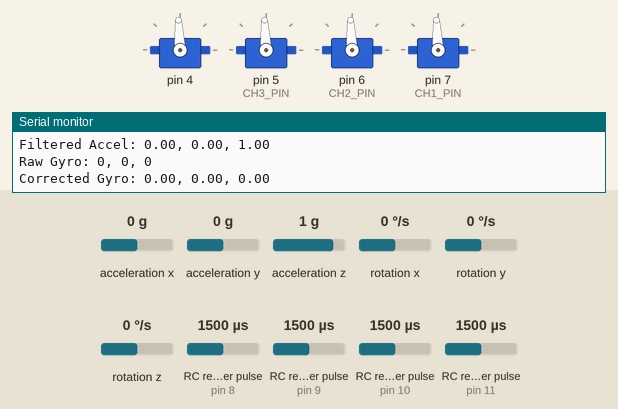
Simulated run of this sketch. Board: Arduino Nano, built with avr-gcc and run on an emulated ATmega328P. Parts: 4 × servo, the last lines printed to the serial monitor. Wiring (inferred from the names in the program): 4 × RC receiver channel: data pin 8 / data pin 9 / data pin 10 / data pin 11; MPU-6050 motion sensor at I2C address 0x68. Inputs (shaded band) come from the test bench; at power-on: acceleration x 0 g, RC receiver pulse (sensors on pin 11, pin 10, pin 8, pin 9) 1500 µs, acceleration y 0 g, acceleration z 1 g, rotation x 0 °/s, rotation y 0 °/s, rotation z 0 °/s.

Above: at 6.5 s.
6.6 s: acceleration x set to -1.4 g
At 7.6 s:
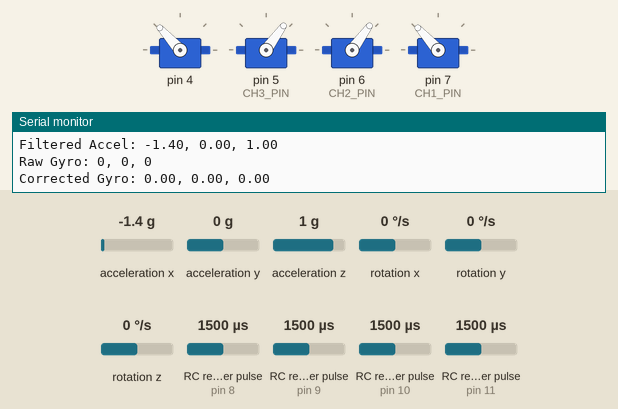
9.6 s: RC receiver pulse (sensor on pin 11) set to 1250 µs
At 10.1 s:
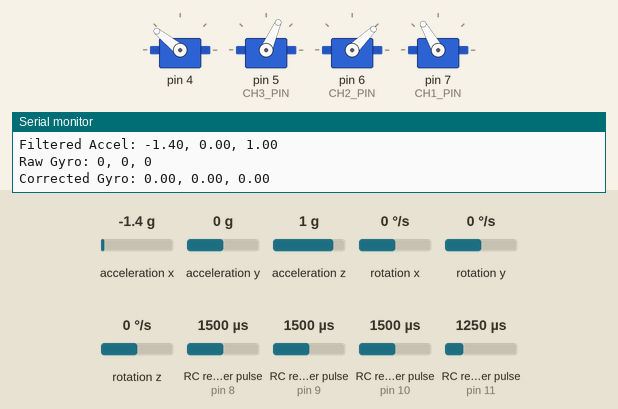
12.6 s: acceleration y set to -1.4 g
At 14.6 s:
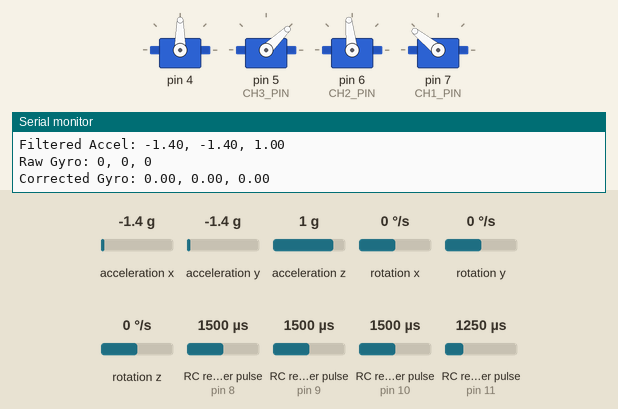
15.6 s: RC receiver pulse (sensor on pin 10) set to 1980 µs
At 18.1 s:
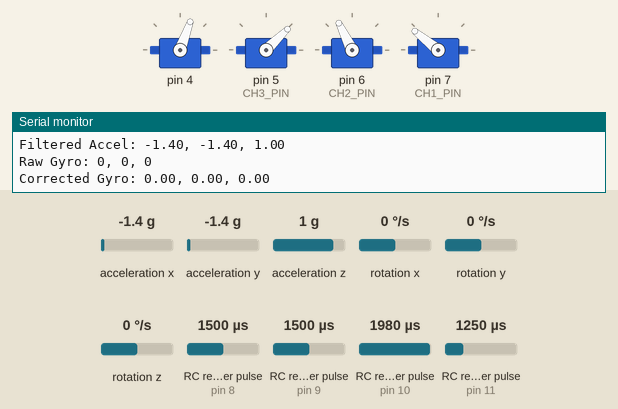
18.6 s: acceleration z set to -1.4 g
At 18.86 s:
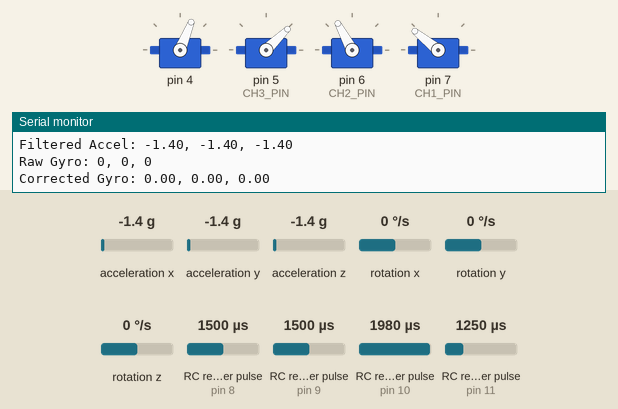
21.6 s: RC receiver pulse (sensor on pin 8) set to 1020 µs
At 22.0 s:
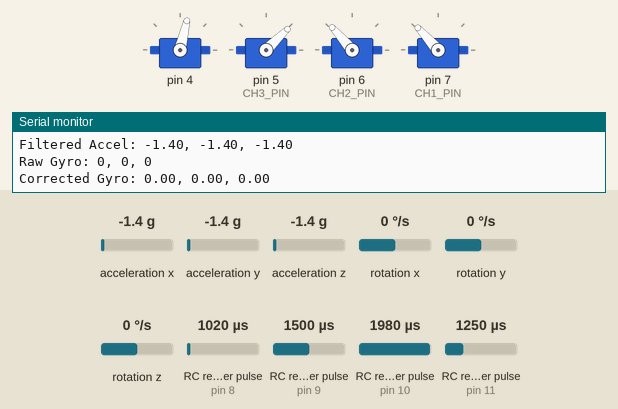
Timing chart, 0 to 24.1 s (numbered marks = the images above; inputs shaded):
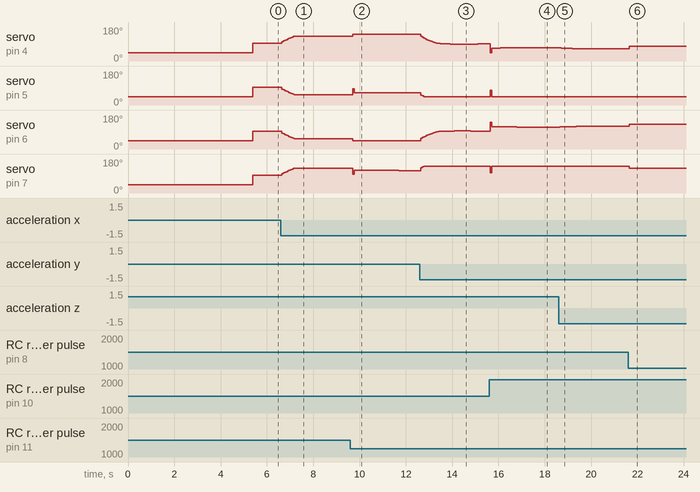

The sketch:

mpu_test1.ino
```cpp
// Flight controller: MPU6050 (Kalman) + Angle-mode PID + Motor mixing
// Pins: CH1 Roll -> 11, CH2 Pitch -> 10, CH3 Throttle -> 9, CH4 Yaw -> 8
// Motors: M1 4 (FR CW), M2 5 (RR CCW), M3 6 (RL CW), M4 7 (FL CCW)
// MPU6050: SDA -> A4, SCL -> A5, INT -> D2 (INT not used here)

#include <Wire.h>
#include <Servo.h>

// ===== Pins =====
const uint8_t CH1_PIN = 11;  // Roll (RC)
const uint8_t CH2_PIN = 10;  // Pitch (RC)
const uint8_t CH3_PIN = 9;   // Throttle (RC)
const uint8_t CH4_PIN = 8;   // Yaw (RC)

const uint8_t M1_PIN = 4;  // Front Right (CW)
const uint8_t M2_PIN = 5;  // Rear  Right (CCW)
const uint8_t M3_PIN = 6;  // Rear  Left  (CW)
const uint8_t M4_PIN = 7;  // Front Left (CCW)

Servo m1, m2, m3, m4;

// ===== ESC limits and RC midpoint =====
const int ESC_MIN = 1000;
const int ESC_MAX = 2000;
const int RC_MID = 1500;
const int THR_ACTIVATE = 1100;  // Minimum throttle to "arm" motors

// ===== RC -> angle mapping =====
const float MAX_ANGLE_DEG = 25.0; // stick full deflection -> ±25°

/* ===== MPU6050 / Kalman ===== */
#define MPU_ADDR 0x68
const float ACC_SENS  = 16384.0f; // ±2g
const float GYRO_SENS = 131.0f;   // ±250 °/s
const float RAD2DEG   = 57.29577951308232f;

long gyroBiasRawX = 0, gyroBiasRawY = 0, gyroBiasRawZ = 0;
float rollOffset = 0.0f, pitchOffset = 0.0f;
unsigned long lastMicros = 0;

// ---------- Simple 1D Kalman Filter class ----------
class Kalman1D {
public:
  Kalman1D() {
    Q_angle = 0.001f;
    Q_bias  = 0.003f;
    R_measure = 0.03f;
    angle = 0.0f; bias = 0.0f; P[0][0]=P[0][1]=P[1][0]=P[1][1]=0;
  }
  float update(float newAngle, float newRate, float dt) {
    rate = newRate - bias;
    angle += dt * rate;
    P[0][0] += dt * (dt*P[1][1] - P[0][1] - P[1][0] + Q_angle);
    P[0][1] -= dt * P[1][1];
    P[1][0] -= dt * P[1][1];
    P[1][1] += Q_bias * dt;
    float y = newAngle - angle;
    float S = P[0][0] + R_measure;
    float K0 = P[0][0] / S;
    float K1 = P[1][0] / S;
    angle += K0 * y;
    bias  += K1 * y;
    float P00 = P[0][0], P01 = P[0][1];
    P[0][0] -= K0 * P00;
    P[0][1] -= K0 * P01;
    P[1][0] -= K1 * P00;
    P[1][1] -= K1 * P01;
    return angle;
  }
  void setAngle(float a){ angle = a; }
private:
  float Q_angle, Q_bias, R_measure;
  float angle, bias, rate;
  float P[2][2];
};
Kalman1D kalmanRoll, kalmanPitch;

/* ===== PID (angle mode) ===== */
struct PID {
  float kp, ki, kd;
  float integrator;
  float lastErr;
  float outMin, outMax;
  PID(): kp(0), ki(0), kd(0), integrator(0), lastErr(0), outMin(-1000), outMax(1000) {}
  float update(float setpoint, float measurement, float dt) {
    float err = setpoint - measurement;
    integrator += err * dt;
    if (integrator * ki > outMax) integrator = outMax / max(ki, 1e-6f);
    if (integrator * ki < outMin) integrator = outMin / max(ki, 1e-6f);
    float deriv = (dt>0) ? (err - lastErr)/dt : 0.0f;
    lastErr = err;
    float out = kp * err + ki * integrator + kd * deriv;
    if (out > outMax) out = outMax;
    if (out < outMin) out = outMin;
    return out;
  }
};
PID pidRoll, pidPitch;

const float ROLL_KP = 10.0f, ROLL_KI = 0.02f, ROLL_KD = 1.0f;
const float PITCH_KP = 10.0f, PITCH_KI = 0.02f, PITCH_KD = 1.0f;

// ===== I2C helpers =====
void writeReg(uint8_t reg, uint8_t val){
  Wire.beginTransmission(MPU_ADDR); Wire.write(reg); Wire.write(val); Wire.endTransmission();
}
void readRegs(uint8_t reg, uint8_t count, uint8_t *buf){
  Wire.beginTransmission(MPU_ADDR); Wire.write(reg); Wire.endTransmission(false);
  Wire.requestFrom((uint8_t)MPU_ADDR, (uint8_t)count);
  uint8_t i = 0; while (Wire.available() && i < count) buf[i++] = Wire.read();
}
void initMPU(){
  Wire.begin();
  writeReg(0x6B, 0x00);
  delay(50);
  writeReg(0x1A, 0x03);
  writeReg(0x1B, 0x00);
  writeReg(0x1C, 0x00);
  writeReg(0x19, 0x04);
  delay(50);
}
void readRawAccelGyro(int16_t &ax, int16_t &ay, int16_t &az, int16_t &gx, int16_t &gy, int16_t &gz){
  uint8_t buf[14]; readRegs(0x3B, 14, buf);
  ax = (int16_t)((buf[0]<<8)|buf[1]);
  ay = (int16_t)((buf[2]<<8)|buf[3]);
  az = (int16_t)((buf[4]<<8)|buf[5]);
  gx = (int16_t)((buf[8]<<8)|buf[9]);
  gy = (int16_t)((buf[10]<<8)|buf[11]);
  gz = (int16_t)((buf[12]<<8)|buf[13]);
}

// gyro calibration
void calibrateGyro(int samples = 800){
  long sx=0, sy=0, sz=0;
  for(int i=0;i<samples;i++){
    int16_t ax,ay,az,gx,gy,gz;
    readRawAccelGyro(ax,ay,az,gx,gy,gz);
    sx += gx; sy += gy; sz += gz; delay(2);
  }
  gyroBiasRawX = sx / samples;
  gyroBiasRawY = sy / samples;
  gyroBiasRawZ = sz / samples;
}

// accel offsets capture
void captureAccelOffsets(int samples = 300){
  double rsum=0, psum=0;
  for(int i=0;i<samples;i++){
    int16_t axr, ayr, azr, gxr, gyr, gzr;
    readRawAccelGyro(axr,ayr,azr,gxr,gyr,gzr);
    float ax = axr / ACC_SENS;
    float ay = ayr / ACC_SENS;
    float az = azr / ACC_SENS;
    rsum += atan2(ay, az)*RAD2DEG;
    psum += atan2(-ax, sqrt(ay*ay+az*az))*RAD2DEG;
    delay(5);
  }
  rollOffset = rsum / samples;
  pitchOffset = psum / samples;
}

// ===== RC Read =====
int readChannelUs(uint8_t pin){
  unsigned long us = pulseIn(pin, HIGH, 30000UL);
  if(us==0) return RC_MID;
  return (int)constrain(us, ESC_MIN, ESC_MAX);
}

void stopMotors(){
  m1.writeMicroseconds(ESC_MIN);
  m2.writeMicroseconds(ESC_MIN);
  m3.writeMicroseconds(ESC_MIN);
  m4.writeMicroseconds(ESC_MIN);
}

void setup(){
  Serial.begin(115200);
  while(!Serial){;}

  m1.attach(M1_PIN); m2.attach(M2_PIN); m3.attach(M3_PIN); m4.attach(M4_PIN);
  stopMotors();

  pinMode(CH1_PIN, INPUT); pinMode(CH2_PIN, INPUT);
  pinMode(CH3_PIN, INPUT); pinMode(CH4_PIN, INPUT);

  initMPU(); delay(100);
  calibrateGyro(800);
  captureAccelOffsets(300);

  kalmanRoll.setAngle(0.0f); kalmanPitch.setAngle(0.0f);

  pidRoll.kp=ROLL_KP; pidRoll.ki=ROLL_KI; pidRoll.kd=ROLL_KD;
  pidPitch.kp=PITCH_KP; pidPitch.ki=PITCH_KI; pidPitch.kd=PITCH_KD;
  pidRoll.outMin=-400; pidRoll.outMax=400;
  pidPitch.outMin=-400; pidPitch.outMax=400;

  lastMicros = micros();
}

void loop(){
  int thrUs = readChannelUs(CH3_PIN);
  int rollUs = readChannelUs(CH1_PIN);
  int pitchUs = readChannelUs(CH2_PIN);
  int yawUs = readChannelUs(CH4_PIN);

  // --- Safety check ---
  if(thrUs < THR_ACTIVATE){
    stopMotors();
    return;  // Skip all MPU/PID/mixing if below throttle
  }

  // map RC sticks to setpoints
  float rcRollNorm = constrain((float)(rollUs-RC_MID)/500.0f, -1.0f, 1.0f);
  float rcPitchNorm = constrain((float)(pitchUs-RC_MID)/500.0f, -1.0f, 1.0f);
  float setRollDeg = rcRollNorm * MAX_ANGLE_DEG;
  float setPitchDeg = rcPitchNorm * MAX_ANGLE_DEG;

  // read MPU
  int16_t axr,ayr,azr,gxr,gyr,gzr;
  readRawAccelGyro(axr,ayr,azr,gxr,gyr,gzr);
  float ax=axr/ACC_SENS, ay=ayr/ACC_SENS, az=azr/ACC_SENS;
  float gx=(gxr-gyroBiasRawX)/GYRO_SENS;
  float gy=(gyr-gyroBiasRawY)/GYRO_SENS;
  float gz=(gzr-gyroBiasRawY)/GYRO_SENS;

  Serial.print("Raw Accel: ");
  Serial.print(axr);
  Serial.print(", ");
  Serial.print(ayr);
  Serial.print(", ");
  Serial.println(azr);

  Serial.print("Filtered Accel: ");
  Serial.print(ax);
  Serial.print(", ");
  Serial.print(ay);
  Serial.print(", ");
  Serial.println(az);

  Serial.print("Raw Gyro: ");
  Serial.print(gxr);
  Serial.print(", ");
  Serial.print(gyr);
  Serial.print(", ");
  Serial.println(gzr);

  Serial.print("Corrected Gyro: ");
  Serial.print(gx);
  Serial.print(", ");
  Serial.print(gy);
  Serial.print(", ");
  Serial.println(gz);

  // accel angles + offsets
  float accRoll  = atan2(ay,az)*RAD2DEG - rollOffset;
  float accPitch = atan2(-ax,sqrt(ay*ay+az*az))*RAD2DEG - pitchOffset;

  // dt
  unsigned long now = micros();
  float dt = (now - lastMicros)/1000000.0f;
  if(dt<=0||dt>0.1f) dt=0.005f;
  lastMicros=now;

  float kalRoll = kalmanRoll.update(accRoll,gx,dt);
  float kalPitch = kalmanPitch.update(accPitch,gy,dt);

  // PID
  float pidRollOut = pidRoll.update(setRollDeg, kalRoll, dt);
  float pidPitchOut = pidPitch.update(setPitchDeg, kalPitch, dt);

  int yawAdj = map(constrain(yawUs,1000,2000),1000,2000,-120,120);
  int baseThr = constrain(thrUs, ESC_MIN, ESC_MAX);

  // Motor mixing
  int m1_speed = baseThr - (int)pidRollOut - (int)pidPitchOut - yawAdj;
  int m2_speed = baseThr - (int)pidRollOut + (int)pidPitchOut + yawAdj;
  int m3_speed = baseThr + (int)pidRollOut + (int)pidPitchOut - yawAdj;
  int m4_speed = baseThr + (int)pidRollOut - (int)pidPitchOut + yawAdj;

  m1.writeMicroseconds(constrain(m1_speed, ESC_MIN, ESC_MAX));
  m2.writeMicroseconds(constrain(m2_speed, ESC_MIN, ESC_MAX));
  m3.writeMicroseconds(constrain(m3_speed, ESC_MIN, ESC_MAX));
  m4.writeMicroseconds(constrain(m4_speed, ESC_MIN, ESC_MAX));

  delay(2);
}
```

microcontroller.c
```cpp
// Flight controller: MPU6050 (Kalman) + Angle-mode PID + Motor mixing
// Pins: CH1 Roll -> 11, CH2 Pitch -> 10, CH3 Throttle -> 9, CH4 Yaw -> 8
// Motors: M1 4 (FR CW), M2 5 (RR CCW), M3 6 (RL CW), M4 7 (FL CCW)
// MPU6050: SDA -> A4, SCL -> A5, INT -> D2 (INT not used here)

#include <Wire.h>
#include <Servo.h>

// ===== Pins =====
const uint8_t CH1_PIN = 11;  // Roll (RC)
const uint8_t CH2_PIN = 10;  // Pitch (RC)
const uint8_t CH3_PIN = 9;   // Throttle (RC)
const uint8_t CH4_PIN = 8;   // Yaw (RC)

const uint8_t M1_PIN = 4;  // Front Right (CW)
const uint8_t M2_PIN = 5;  // Rear  Right (CCW)
const uint8_t M3_PIN = 6;  // Rear  Left  (CW)
const uint8_t M4_PIN = 7;  // Front Left (CCW)

Servo m1, m2, m3, m4;

// ===== ESC limits and RC midpoint =====
const int ESC_MIN = 1000;
const int ESC_MAX = 2000;
const int RC_MID = 1500;
const int THR_ACTIVATE = 1100;  // Minimum throttle to "arm" motors

// ===== RC -> angle mapping =====
const float MAX_ANGLE_DEG = 25.0; // stick full deflection -> ±25°

/* ===== MPU6050 / Kalman ===== */
#define MPU_ADDR 0x68
const float ACC_SENS  = 16384.0f; // ±2g
const float GYRO_SENS = 131.0f;   // ±250 °/s
const float RAD2DEG   = 57.29577951308232f;

long gyroBiasRawX = 0, gyroBiasRawY = 0, gyroBiasRawZ = 0;
float rollOffset = 0.0f, pitchOffset = 0.0f;
unsigned long lastMicros = 0;

// ---------- Simple 1D Kalman Filter class ----------
class Kalman1D {
public:
  Kalman1D() {
    Q_angle = 0.001f;
    Q_bias  = 0.003f;
    R_measure = 0.03f;
    angle = 0.0f; bias = 0.0f; P[0][0]=P[0][1]=P[1][0]=P[1][1]=0;
  }
  float update(float newAngle, float newRate, float dt) {
    rate = newRate - bias;
    angle += dt * rate;
    P[0][0] += dt * (dt*P[1][1] - P[0][1] - P[1][0] + Q_angle);
    P[0][1] -= dt * P[1][1];
    P[1][0] -= dt * P[1][1];
    P[1][1] += Q_bias * dt;
    float y = newAngle - angle;
    float S = P[0][0] + R_measure;
    float K0 = P[0][0] / S;
    float K1 = P[1][0] / S;
    angle += K0 * y;
    bias  += K1 * y;
    float P00 = P[0][0], P01 = P[0][1];
    P[0][0] -= K0 * P00;
    P[0][1] -= K0 * P01;
    P[1][0] -= K1 * P00;
    P[1][1] -= K1 * P01;
    return angle;
  }
  void setAngle(float a){ angle = a; }
private:
  float Q_angle, Q_bias, R_measure;
  float angle, bias, rate;
  float P[2][2];
};
Kalman1D kalmanRoll, kalmanPitch;

/* ===== PID (angle mode) ===== */
struct PID {
  float kp, ki, kd;
  float integrator;
  float lastErr;
  float outMin, outMax;
  PID(): kp(0), ki(0), kd(0), integrator(0), lastErr(0), outMin(-1000), outMax(1000) {}
  float update(float setpoint, float measurement, float dt) {
    float err = setpoint - measurement;
    integrator += err * dt;
    if (integrator * ki > outMax) integrator = outMax / max(ki, 1e-6f);
    if (integrator * ki < outMin) integrator = outMin / max(ki, 1e-6f);
    float deriv = (dt>0) ? (err - lastErr)/dt : 0.0f;
    lastErr = err;
    float out = kp * err + ki * integrator + kd * deriv;
    if (out > outMax) out = outMax;
    if (out < outMin) out = outMin;
    return out;
  }
};
PID pidRoll, pidPitch;

const float ROLL_KP = 10.0f, ROLL_KI = 0.02f, ROLL_KD = 1.0f;
const float PITCH_KP = 10.0f, PITCH_KI = 0.02f, PITCH_KD = 1.0f;

// ===== I2C helpers =====
void writeReg(uint8_t reg, uint8_t val){
  Wire.beginTransmission(MPU_ADDR); Wire.write(reg); Wire.write(val); Wire.endTransmission();
}
void readRegs(uint8_t reg, uint8_t count, uint8_t *buf){
  Wire.beginTransmission(MPU_ADDR); Wire.write(reg); Wire.endTransmission(false);
  Wire.requestFrom((uint8_t)MPU_ADDR, (uint8_t)count);
  uint8_t i = 0; while (Wire.available() && i < count) buf[i++] = Wire.read();
}
void initMPU(){
  Wire.begin();
  writeReg(0x6B, 0x00);
  delay(50);
  writeReg(0x1A, 0x03);
  writeReg(0x1B, 0x00);
  writeReg(0x1C, 0x00);
  writeReg(0x19, 0x04);
  delay(50);
}
void readRawAccelGyro(int16_t &ax, int16_t &ay, int16_t &az, int16_t &gx, int16_t &gy, int16_t &gz){
  uint8_t buf[14]; readRegs(0x3B, 14, buf);
  ax = (int16_t)((buf[0]<<8)|buf[1]);
  ay = (int16_t)((buf[2]<<8)|buf[3]);
  az = (int16_t)((buf[4]<<8)|buf[5]);
  gx = (int16_t)((buf[8]<<8)|buf[9]);
  gy = (int16_t)((buf[10]<<8)|buf[11]);
  gz = (int16_t)((buf[12]<<8)|buf[13]);
}

// gyro calibration
void calibrateGyro(int samples = 800){
  long sx=0, sy=0, sz=0;
  for(int i=0;i<samples;i++){
    int16_t ax,ay,az,gx,gy,gz;
    readRawAccelGyro(ax,ay,az,gx,gy,gz);
    sx += gx; sy += gy; sz += gz; delay(2);
  }
  gyroBiasRawX = sx / samples;
  gyroBiasRawY = sy / samples;
  gyroBiasRawZ = sz / samples;
}

// accel offsets capture
void captureAccelOffsets(int samples = 300){
  double rsum=0, psum=0;
  for(int i=0;i<samples;i++){
    int16_t axr, ayr, azr, gxr, gyr, gzr;
    readRawAccelGyro(axr,ayr,azr,gxr,gyr,gzr);
    float ax = axr / ACC_SENS;
    float ay = ayr / ACC_SENS;
    float az = azr / ACC_SENS;
    rsum += atan2(ay, az)*RAD2DEG;
    psum += atan2(-ax, sqrt(ay*ay+az*az))*RAD2DEG;
    delay(5);
  }
  rollOffset = rsum / samples;
  pitchOffset = psum / samples;
}

// ===== RC Read =====
int readChannelUs(uint8_t pin){
  unsigned long us = pulseIn(pin, HIGH, 30000UL);
  if(us==0) return RC_MID;
  return (int)constrain(us, ESC_MIN, ESC_MAX);
}

void stopMotors(){
  m1.writeMicroseconds(ESC_MIN);
  m2.writeMicroseconds(ESC_MIN);
  m3.writeMicroseconds(ESC_MIN);
  m4.writeMicroseconds(ESC_MIN);
}

void setup(){
  Serial.begin(115200);
  while(!Serial){;}

  m1.attach(M1_PIN); m2.attach(M2_PIN); m3.attach(M3_PIN); m4.attach(M4_PIN);
  stopMotors();

  pinMode(CH1_PIN, INPUT); pinMode(CH2_PIN, INPUT);
  pinMode(CH3_PIN, INPUT); pinMode(CH4_PIN, INPUT);

  initMPU(); delay(100);
  calibrateGyro(800);
  captureAccelOffsets(300);

  kalmanRoll.setAngle(0.0f); kalmanPitch.setAngle(0.0f);

  pidRoll.kp=ROLL_KP; pidRoll.ki=ROLL_KI; pidRoll.kd=ROLL_KD;
  pidPitch.kp=PITCH_KP; pidPitch.ki=PITCH_KI; pidPitch.kd=PITCH_KD;
  pidRoll.outMin=-400; pidRoll.outMax=400;
  pidPitch.outMin=-400; pidPitch.outMax=400;

  lastMicros = micros();
}

void loop(){
  int thrUs = readChannelUs(CH3_PIN);
  int rollUs = readChannelUs(CH1_PIN);
  int pitchUs = readChannelUs(CH2_PIN);
  int yawUs = readChannelUs(CH4_PIN);

  // --- Safety check ---
  if(thrUs < THR_ACTIVATE){
    stopMotors();
    return;  // Skip all MPU/PID/mixing if below throttle
  }

  // map RC sticks to setpoints
  float rcRollNorm = constrain((float)(rollUs-RC_MID)/500.0f, -1.0f, 1.0f);
  float rcPitchNorm = constrain((float)(pitchUs-RC_MID)/500.0f, -1.0f, 1.0f);
  float setRollDeg = rcRollNorm * MAX_ANGLE_DEG;
  float setPitchDeg = rcPitchNorm * MAX_ANGLE_DEG;

  // read MPU
  int16_t axr,ayr,azr,gxr,gyr,gzr;
  readRawAccelGyro(axr,ayr,azr,gxr,gyr,gzr);
  float ax=axr/ACC_SENS, ay=ayr/ACC_SENS, az=azr/ACC_SENS;
  float gx=(gxr-gyroBiasRawX)/GYRO_SENS;
  float gy=(gyr-gyroBiasRawY)/GYRO_SENS;

  // accel angles + offsets
  float accRoll  = atan2(ay,az)*RAD2DEG - rollOffset;
  float accPitch = atan2(-ax,sqrt(ay*ay+az*az))*RAD2DEG - pitchOffset;

  // dt
  unsigned long now = micros();
  float dt = (now - lastMicros)/1000000.0f;
  if(dt<=0||dt>0.1f) dt=0.005f;
  lastMicros=now;

  float kalRoll = kalmanRoll.update(accRoll,gx,dt);
  float kalPitch = kalmanPitch.update(accPitch,gy,dt);

  // PID
  float pidRollOut = pidRoll.update(setRollDeg, kalRoll, dt);
  float pidPitchOut = pidPitch.update(setPitchDeg, kalPitch, dt);

  int yawAdj = map(constrain(yawUs,1000,2000),1000,2000,-120,120);
  int baseThr = constrain(thrUs, ESC_MIN, ESC_MAX);

  // Motor mixing
  int m1_speed = baseThr - (int)pidRollOut - (int)pidPitchOut - yawAdj;
  int m2_speed = baseThr - (int)pidRollOut + (int)pidPitchOut + yawAdj;
  int m3_speed = baseThr + (int)pidRollOut + (int)pidPitchOut - yawAdj;
  int m4_speed = baseThr + (int)pidRollOut - (int)pidPitchOut + yawAdj;

  m1.writeMicroseconds(constrain(m1_speed, ESC_MIN, ESC_MAX));
  m2.writeMicroseconds(constrain(m2_speed, ESC_MIN, ESC_MAX));
  m3.writeMicroseconds(constrain(m3_speed, ESC_MIN, ESC_MAX));
  m4.writeMicroseconds(constrain(m4_speed, ESC_MIN, ESC_MAX));

  delay(2);
}
```

Source omitted: reciever.c (2838 bytes), transmittor.cpp (7967 bytes)

Measured:
- after the input at 6.6 s, servo on pin 4, servo on pin 7 (CH1_PIN): moves from 93° to 132° over 0.54 s, starting after 0.05 s; servo on pin 5 (CH3_PIN), servo on pin 6 (CH2_PIN): moves from 93° to 54° over 0.54 s, starting after 0.05 s
- after the input at 9.6 s, servo on pin 4: 132° → 141° after 0.11 s; servo on pin 5 (CH3_PIN): 54° → 66° after 0.11 s; servo on pin 6 (CH2_PIN): 54° → 44° after 0.11 s; servo on pin 7 (CH1_PIN): 132° → 120° after 0.11 s, → 119° 2.0 s later
- after the input at 12.6 s, servo on pin 5 (CH3_PIN): 66° → 44° after 0.05 s; servo on pin 6 (CH2_PIN): rises from 44° to 96° in 1.4 s, then falls to 94° in 1.4 s; servo on pin 7 (CH1_PIN): 119° → 141° after 0.05 s
- after the input at 15.6 s, servo on pin 5 (CH3_PIN): 44° → 79° after 0.05 s, → 44° 0.06 s later; servo on pin 6 (CH2_PIN): 94° → 141° after 0.05 s, → 117° 0.06 s later, → 116° 1.1 s later; servo on pin 7 (CH1_PIN): 141° → 107° after 0.05 s, → 141° 0.06 s later
- after the input at 18.6 s, servo on pin 4: moves from 70° to 65° over 1.1 s, starting after 0.05 s; servo on pin 6 (CH2_PIN): 116° → 117° after 0.05 s, → 118° 0.12 s later, → 119° 0.24 s later, → 120° 0.36 s later
- after the input at 21.6 s, servo on pin 4: 65° → 77° after 0.05 s; servo on pin 6 (CH2_PIN): 120° → 131° after 0.05 s; servo on pin 7 (CH1_PIN): 141° → 132° after 0.05 s
